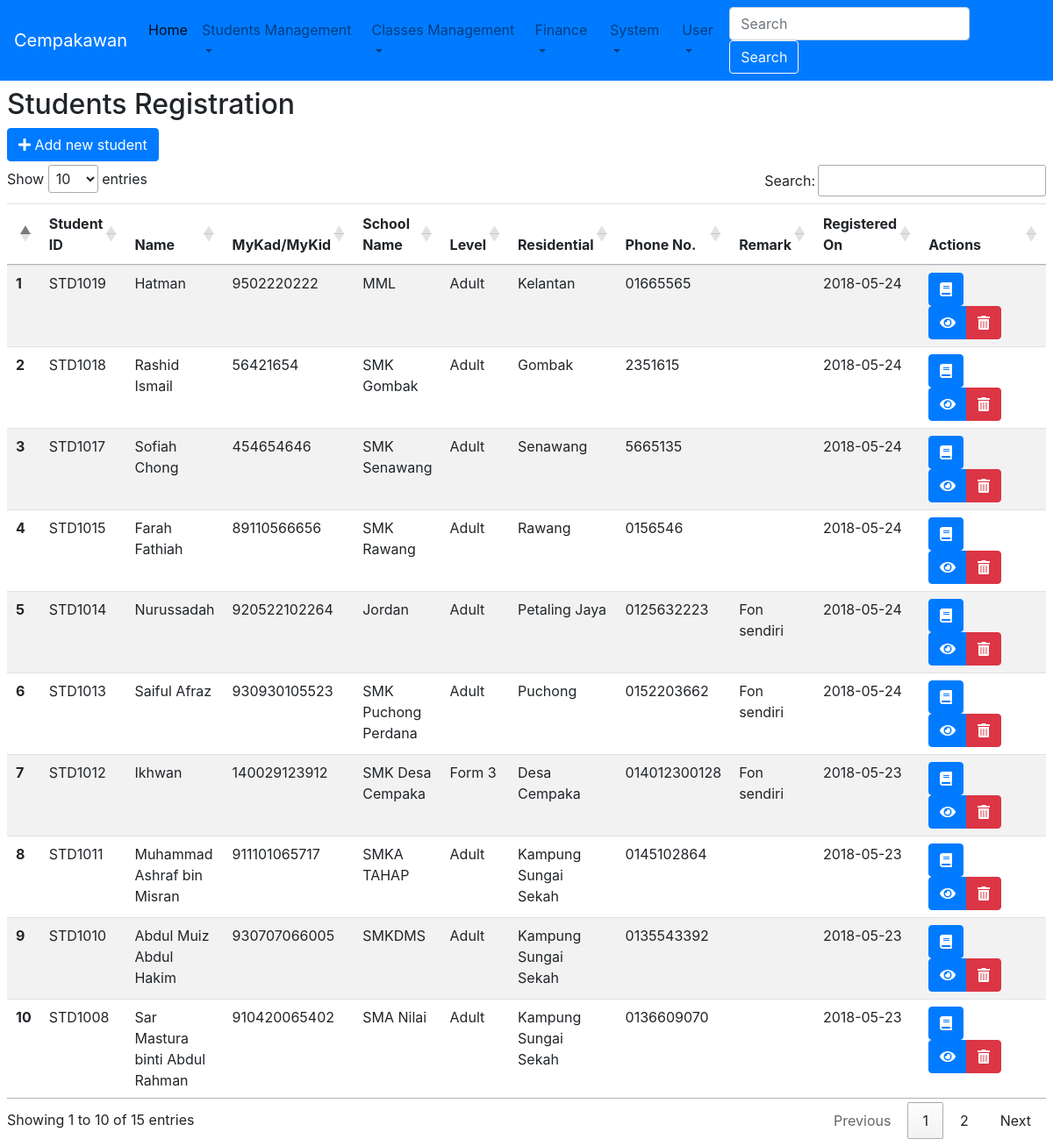
Page /index.php?m=student-registration (signed in) on the earlier database version.
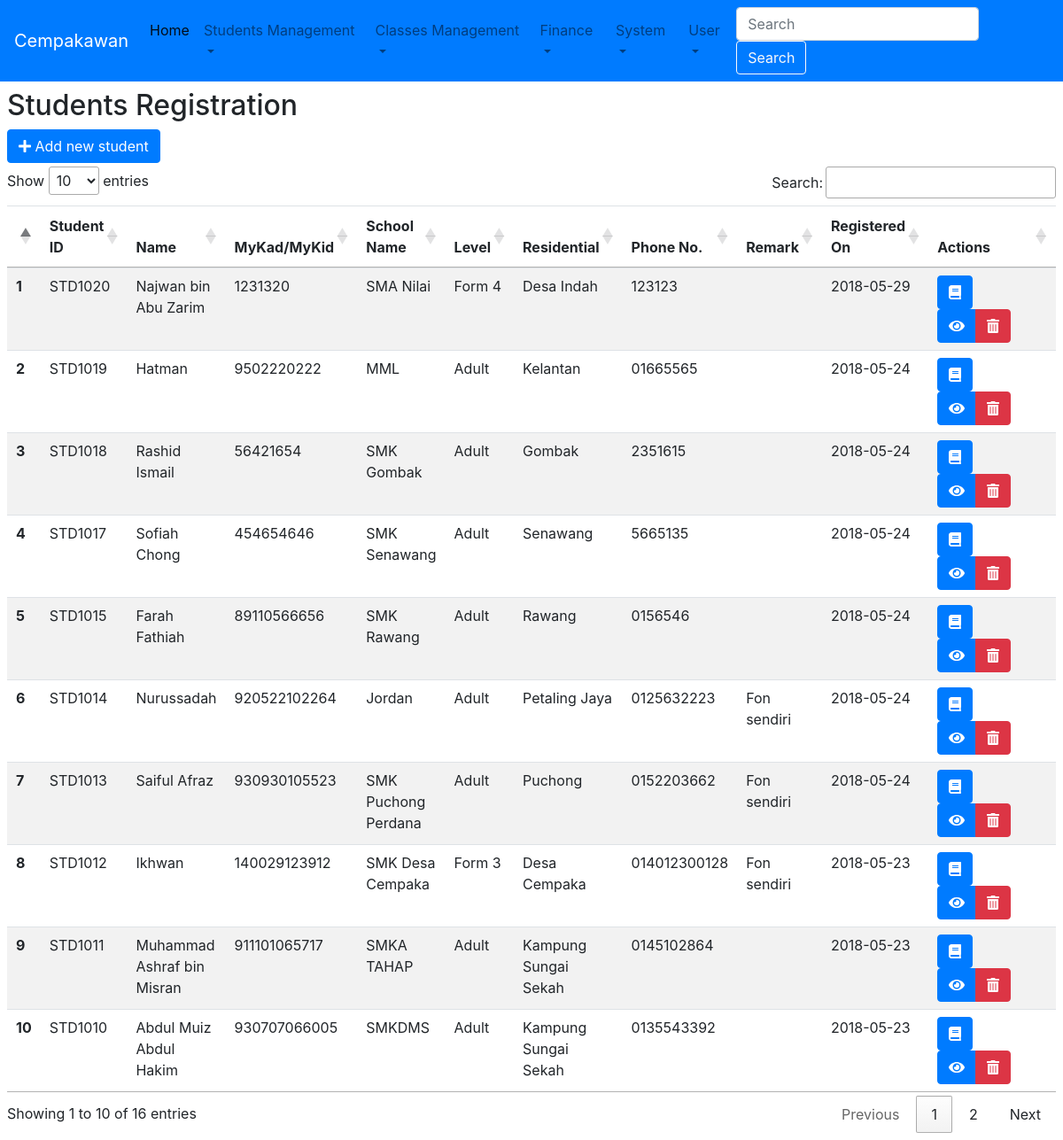
Same page on the later database version.
### tables this page shows
CREATE TABLE `students` (
  `id` int(11) NOT NULL AUTO_INCREMENT,
  `name` text NOT NULL,
  `level` int(11) NOT NULL,
  `mykad` varchar(12) NOT NULL,
  `residential` text NOT NULL,
  `school_name` text NOT NULL,
  `phone_no` text NOT NULL,
  `remark` text NOT NULL,
  `registered_on` timestamp NOT NULL DEFAULT CURRENT_TIMESTAMP ON UPDATE CURRENT_TIMESTAMP,
  `quit_on` datetime NOT NULL,
  PRIMARY KEY (`id`),
  UNIQUE KEY `mykad` (`mykad`)
);

### view-student-registration.php (the view, shortened to what this page needs)
<main class="m-2">
	<h2>Students Registration</h2>
	<div>
		<?php
			$addstudent = new Anchor;
			$addstudent->setlabel('Add new student');
			$addstudent->setclass(
				array(
					'btn-primary',
					'mb-1',
					'mr-1'
				)
			);
			$addstudent->sethyperlink('?m=add-student');
			$addstudent->seticon('plus');
			$addstudent->show();
		?>
	</div>
	<table class="table table-hover table-striped w-100 datatable">
		<thead>
			<tr>
				<th></th>
				<th>Student ID</th>
				<th>Name</th>
				<th>MyKad/MyKid</th>
				<th>School Name</th>
				<th>Level</th>
				<th>Residential</th>
				<th>Phone No.</th>
				<th>Remark</th>
				<th>Registered On</th>
				<th width="170">Actions</th>
			</tr>
		</thead>
		<tbody>
			<?php
				$sql = "SELECT *,
						(SELECT (sum(transactions.debit)-sum(transactions.credit)) FROM transactions WHERE account = 11 AND transactions.subaccount = students.id AND type = 'Student' ) AS debt,
						(SELECT (sum(transactions.credit)-sum(transactions.debit)) FROM transactions WHERE account = 6 AND transactions.subaccount = students.id AND type = 'Student' ) AS prepayment
						FROM students ORDER BY id DESC";
				$run = $conn->query($sql);
				$i = 0;
				while ( $row = $run->fetch_assoc() ){
					$i++;
			?>
				<tr>
					<th><?php echo $i ?></th>
					<td>STD<?php echo 1000+$row['id'] ?></td>
					<td><?php echo $row['name'] ?></td>
					<td><?php echo $row['mykad'] ?></td>
					<td><?php echo $row['school_name'] ?></td>
					<td>
						<?php
							switch ($row['level']) {
								case '2':
									echo 'Std 2';
									break;
								case '4':
									echo 'Std 4';
									break;
								case '5':
									echo 'Std 5';
									break;
								case '8':
									echo 'Form 2';
									break;
								case '9':
									echo 'Form 3';
									break;
								case '10':
									echo 'Form 4';
									break;
								case '14':
									echo 'Adult';
									break;
							}
						?>
					</td>
					<td><?php echo $row['residential'] ?></td>
					<td><?php echo $row['phone_no'] ?></td>
					<td><?php echo $row['remark'] ?></td>
					<td><?php echo date('Y-m-d',strtotime($row['registered_on'])) ?></td>
					<td>
						<a href="?m=enroll-student&student=<?php echo $row['mykad'] ?>" class="btn btn-primary text-white hastooltip" title="Enroll student to class"><i class="fas fa-book"></i></a>
						<div class="btn-group">
							<button type="button" class="btn btn-primary hastooltip" data-toggle="modal" data-target="#student-detail-<?php echo($row['id']) ?>" title="View"><i class="fas fa-eye"></i></button>
							<button class="btn btn-danger hastooltip" data-toggle="modal" data-id="<?php echo($row['id']) ?>" data-target="#modal-remove-student" title="Delete student registration"><i class="fas fa-trash-alt"></i></button>
						</div>
					</td>
				</tr>
			<?php } ?>
		</tbody>
	</table>
</main>

### index.php (shortened to what this page needs)
<!DOCTYPE html>
<html>
<head>
	<link rel="stylesheet" href="https://stackpath.bootstrapcdn.com/bootstrap/4.1.0/css/bootstrap.min.css">
	<link rel="stylesheet" type="text/css" href="https://cdn.datatables.net/1.10.16/css/jquery.dataTables.min.css">
	<link href="https://cdnjs.cloudflare.com/ajax/libs/select2/4.0.6-rc.0/css/select2.min.css" rel="stylesheet" />
	<link rel="stylesheet" type="text/css" href="https://cdn.jsdelivr.net/npm/daterangepicker/daterangepicker.css" />
	<link rel="stylesheet" type="text/css" href="https://cdnjs.cloudflare.com/ajax/libs/fullcalendar/3.9.0/fullcalendar.min.css">
	<link rel="stylesheet" type="text/css" href="https://cdnjs.cloudflare.com/ajax/libs/fullcalendar/3.9.0/fullcalendar.print.css">
</head>
<body>
	<?php
		if( !isset($_SESSION['user']['id']) ){
			if( !isset($_GET['m']) ){
				include 'view-login.php';
			}else{
				switch ($_GET['m']) {
					case 'register':
						include 'view-register-user.php';
						break;
					case 'forgot-password':
						include 'view-forgot-password.php';
						break;
					default:
						include 'view-login.php';
				}
			}
		}else{
			if( !isset( $_SESSION['user']['locked'] ) OR $_SESSION['user']['locked'] == FALSE ){
				include('navbar.php');
				if ( !isset($_GET['m']) ) {
					include 'view-homepage.php';
				}else{
					if( $_GET['m'] == '' ){
						include 'view-homepage.php';
					}else{
						include 'view-'.$_GET['m'].'.php';
					}
				}
			}else{
				include 'view-locked-user.php';
			}
		}
	?>
</body>
</html>

### navbar.php (shortened to what this page needs)
<nav class="navbar navbar-expand-lg navbar-light bg-primary">
  <a class="navbar-brand text-white" href="index.php">Cempakawan</a>
  <div class="collapse navbar-collapse" id="navbarSupportedContent">
    <ul class="navbar-nav mr-auto">
      <li class="nav-item active">
        <a class="nav-link" href="?m=">Home <span class="sr-only">(current)</span></a>
      </li>
      <li class="nav-item dropdown">
        <a class="nav-link dropdown-toggle" data-toggle="dropdown" href="#" role="button" aria-haspopup="true" aria-expanded="false">Students Management</a>
      </li>
      <li class="nav-item dropdown">
        <a class="nav-link dropdown-toggle" data-toggle="dropdown" href="#" role="button" aria-haspopup="true" aria-expanded="false">Classes Management</a>
      </li>
      <li class="nav-item dropdown">
        <a class="nav-link dropdown-toggle" data-toggle="dropdown" href="#" role="button" aria-haspopup="true" aria-expanded="false">Finance</a>
      </li>
      <li class="nav-item dropdown">
        <a class="nav-link dropdown-toggle" data-toggle="dropdown" href="#" role="button" aria-haspopup="true" aria-expanded="false">System</a>
      </li>
      <li class="nav-item dropdown">
        <a class="nav-link dropdown-toggle" data-toggle="dropdown" href="#" role="button" aria-haspopup="true" aria-expanded="false">User</a>
      </li>
    </ul>
    <form class="form-inline my-2 my-lg-0">
      <input class="form-control mr-sm-2" type="search" placeholder="Search" aria-label="Search">
      <button class="btn btn-outline-light my-2 my-sm-0" type="submit">Search</button>
    </form>
  </div>
</nav>

### classes/class-button.php (shortened to what this page needs)
<?php
	class Anchor{
		var $href;
		var $class;
		var $target;
		var $label = 'Default';
		var $icon = 'fas';
		function __construct(){
			$this->class = $this::defaultClass;
		}
		function sethyperlink($link){
			$this->href = $link;
		}
		function setclass($arrayName){
			$this->class = $this::defaultClass;
			$add = implode(' ', $arrayName);
			$this->class .= ' '.$add;
		}
		function setlabel($label){
			$this->label = $label;
		}
		function seticon($icon){
			$this->icon .= ' fa-'.$icon;
		}
		function gethyperlink(){
			return $this->href;
		}
		function getclass(){
			return $this->class;
		}
		function gettarget(){
			return $this->target;
		}
		function getlabel(){
			return $this->label;
		}
		function geticon(){
			if($this->icon !='fas'){
				return "<i class='".$this->icon."'></i>";
			}
		}
		function show(){
			echo "<a href='".$this->gethyperlink()."' class='".$this->getclass()."' target='".$this->gettarget()."'>".$this->geticon()." ".$this->getlabel()."</a>";
		}
	}

Differences in the rows shown:
no longer on this page (row unchanged): students: 1000+$row['id'] "1008", name "Sar Mastura binti Abdul Rahman", mykad "910420065402", school_name "SMA Nilai", level "Adult", residential "Kampung Sungai Sekah", phone_no "0136609070", registered_on "2018-05-23"
added students: 1000+$row['id'] "1020", name "Najwan bin Abu Zarim", mykad "1231320", school_name "SMA Nilai", level "Form 4", residential "Desa Indah", phone_no "123123", registered_on "2018-05-29"
Other differences:
text written by a page script: "Show entries Search: Showing 1 to 10 of 15 entries Previous 1 2 Next" → "Show entries Search: Showing 1 to 10 of 16 entries Previous 1 2 Next"
